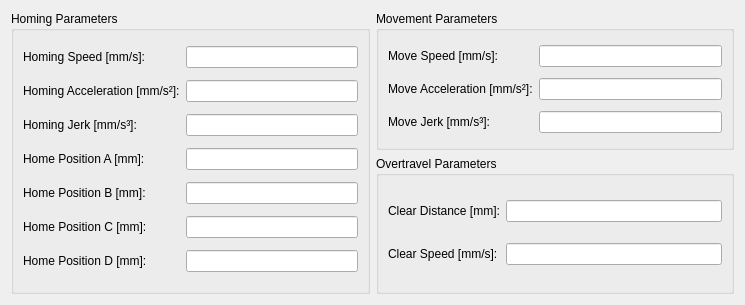
<?xml version="1.0" encoding="UTF-8"?>
<ui version="4.0">
 <class>Form</class>
 <widget class="QWidget" name="Form">
  <property name="geometry">
   <rect>
    <x>0</x>
    <y>0</y>
    <width>745</width>
    <height>305</height>
   </rect>
  </property>
  <property name="windowTitle">
   <string>Form</string>
  </property>
  <property name="locale">
   <locale language="English" country="UnitedStates"/>
  </property>
  <layout class="QGridLayout" name="gridLayout_7">
   <item row="0" column="0" rowspan="2">
    <widget class="QGroupBox" name="groupBox">
     <property name="title">
      <string>Homing Parameters</string>
     </property>
     <layout class="QGridLayout" name="gridLayout_2">
      <item row="0" column="0">
       <widget class="QLabel" name="label_4">
        <property name="text">
         <string>Homing Speed [mm/s]:</string>
        </property>
       </widget>
      </item>
      <item row="0" column="1">
       <widget class="PyDMLineEdit" name="leHomingSpeed">
        <property name="toolTip">
         <string/>
        </property>
        <property name="precision" stdset="0">
         <number>3</number>
        </property>
        <property name="precisionFromPV" stdset="0">
         <bool>true</bool>
        </property>
        <property name="channel" stdset="0">
         <string>ca://und:HomingSpeed</string>
        </property>
        <property name="displayFormat" stdset="0">
         <enum>PyDMLineEdit::Default</enum>
        </property>
       </widget>
      </item>
      <item row="1" column="0">
       <widget class="QLabel" name="label_5">
        <property name="text">
         <string>Homing Acceleration [mm/s²]:</string>
        </property>
       </widget>
      </item>
      <item row="1" column="1">
       <widget class="PyDMLineEdit" name="leHomingAccel">
        <property name="toolTip">
         <string/>
        </property>
        <property name="precision" stdset="0">
         <number>0</number>
        </property>
        <property name="precisionFromPV" stdset="0">
         <bool>true</bool>
        </property>
        <property name="channel" stdset="0">
         <string>ca://und:HomingAccel</string>
        </property>
        <property name="displayFormat" stdset="0">
         <enum>PyDMLineEdit::Default</enum>
        </property>
       </widget>
      </item>
      <item row="2" column="0">
       <widget class="QLabel" name="label_6">
        <property name="text">
         <string>Homing Jerk [mm/s³]:</string>
        </property>
       </widget>
      </item>
      <item row="2" column="1">
       <widget class="PyDMLineEdit" name="leHomingJerk">
        <property name="toolTip">
         <string/>
        </property>
        <property name="precision" stdset="0">
         <number>3</number>
        </property>
        <property name="precisionFromPV" stdset="0">
         <bool>true</bool>
        </property>
        <property name="channel" stdset="0">
         <string>ca://und:HomingJerk</string>
        </property>
        <property name="displayFormat" stdset="0">
         <enum>PyDMLineEdit::Default</enum>
        </property>
       </widget>
      </item>
      <item row="3" column="0">
       <widget class="QLabel" name="label_11">
        <property name="text">
         <string>Home Position A [mm]:</string>
        </property>
       </widget>
      </item>
      <item row="3" column="1">
       <widget class="PyDMLineEdit" name="leHomePosA">
        <property name="toolTip">
         <string/>
        </property>
        <property name="precision" stdset="0">
         <number>3</number>
        </property>
        <property name="precisionFromPV" stdset="0">
         <bool>true</bool>
        </property>
        <property name="channel" stdset="0">
         <string>ca://und:AxisA:HomePos</string>
        </property>
        <property name="displayFormat" stdset="0">
         <enum>PyDMLineEdit::Default</enum>
        </property>
       </widget>
      </item>
      <item row="4" column="0">
       <widget class="QLabel" name="label_12">
        <property name="text">
         <string>Home Position B [mm]:</string>
        </property>
       </widget>
      </item>
      <item row="4" column="1">
       <widget class="PyDMLineEdit" name="leHomePosB">
        <property name="toolTip">
         <string/>
        </property>
        <property name="precision" stdset="0">
         <number>3</number>
        </property>
        <property name="precisionFromPV" stdset="0">
         <bool>true</bool>
        </property>
        <property name="channel" stdset="0">
         <string>ca://und:AxisB:HomePos</string>
        </property>
       </widget>
      </item>
      <item row="5" column="0">
       <widget class="QLabel" name="label_13">
        <property name="text">
         <string>Home Position C [mm]:</string>
        </property>
       </widget>
      </item>
      <item row="5" column="1">
       <widget class="PyDMLineEdit" name="leHomePosC">
        <property name="toolTip">
         <string/>
        </property>
        <property name="precision" stdset="0">
         <number>3</number>
        </property>
        <property name="precisionFromPV" stdset="0">
         <bool>true</bool>
        </property>
        <property name="channel" stdset="0">
         <string>ca://und:AxisC:HomePos</string>
        </property>
       </widget>
      </item>
      <item row="6" column="0">
       <widget class="QLabel" name="label_14">
        <property name="text">
         <string>Home Position D [mm]:</string>
        </property>
       </widget>
      </item>
      <item row="6" column="1">
       <widget class="PyDMLineEdit" name="leHomePosD">
        <property name="toolTip">
         <string/>
        </property>
        <property name="precision" stdset="0">
         <number>0</number>
        </property>
        <property name="precisionFromPV" stdset="0">
         <bool>true</bool>
        </property>
        <property name="channel" stdset="0">
         <string>ca://und:AxisD:HomePos</string>
        </property>
       </widget>
      </item>
     </layout>
    </widget>
   </item>
   <item row="0" column="1">
    <widget class="QGroupBox" name="groupBox_2">
     <property name="title">
      <string>Movement Parameters</string>
     </property>
     <layout class="QGridLayout" name="gridLayout">
      <item row="0" column="0">
       <widget class="QLabel" name="label_2">
        <property name="text">
         <string>Move Speed [mm/s]:</string>
        </property>
       </widget>
      </item>
      <item row="0" column="1">
       <widget class="PyDMLineEdit" name="leMoveSpeed">
        <property name="toolTip">
         <string/>
        </property>
        <property name="precision" stdset="0">
         <number>3</number>
        </property>
        <property name="precisionFromPV" stdset="0">
         <bool>true</bool>
        </property>
        <property name="channel" stdset="0">
         <string>ca://und:MoveSpeed</string>
        </property>
        <property name="displayFormat" stdset="0">
         <enum>PyDMLineEdit::Default</enum>
        </property>
       </widget>
      </item>
      <item row="1" column="0">
       <widget class="QLabel" name="label">
        <property name="text">
         <string>Move Acceleration [mm/s²]:</string>
        </property>
       </widget>
      </item>
      <item row="1" column="1">
       <widget class="PyDMLineEdit" name="leMoveAccel">
        <property name="toolTip">
         <string/>
        </property>
        <property name="precision" stdset="0">
         <number>0</number>
        </property>
        <property name="precisionFromPV" stdset="0">
         <bool>true</bool>
        </property>
        <property name="channel" stdset="0">
         <string>ca://und:MoveAccel</string>
        </property>
        <property name="displayFormat" stdset="0">
         <enum>PyDMLineEdit::Default</enum>
        </property>
       </widget>
      </item>
      <item row="2" column="0">
       <widget class="QLabel" name="label_3">
        <property name="text">
         <string>Move Jerk [mm/s³]:</string>
        </property>
       </widget>
      </item>
      <item row="2" column="1">
       <widget class="PyDMLineEdit" name="leMoveJerk">
        <property name="toolTip">
         <string/>
        </property>
        <property name="precision" stdset="0">
         <number>3</number>
        </property>
        <property name="precisionFromPV" stdset="0">
         <bool>true</bool>
        </property>
        <property name="channel" stdset="0">
         <string>ca://und:MoveJerk</string>
        </property>
        <property name="displayFormat" stdset="0">
         <enum>PyDMLineEdit::Default</enum>
        </property>
       </widget>
      </item>
     </layout>
    </widget>
   </item>
   <item row="1" column="1">
    <widget class="QGroupBox" name="groupBox_3">
     <property name="title">
      <string>Overtravel Parameters</string>
     </property>
     <layout class="QGridLayout" name="gridLayout_3">
      <item row="0" column="0">
       <widget class="QLabel" name="label_7">
        <property name="text">
         <string>Clear Distance [mm]:</string>
        </property>
       </widget>
      </item>
      <item row="0" column="1">
       <widget class="PyDMLineEdit" name="leOvertravelClearDst">
        <property name="toolTip">
         <string/>
        </property>
        <property name="maxLength">
         <number>10</number>
        </property>
        <property name="precision" stdset="0">
         <number>3</number>
        </property>
        <property name="showUnits" stdset="0">
         <bool>false</bool>
        </property>
        <property name="precisionFromPV" stdset="0">
         <bool>true</bool>
        </property>
        <property name="channel" stdset="0">
         <string>ca://und:OvertravelClearDst</string>
        </property>
        <property name="displayFormat" stdset="0">
         <enum>PyDMLineEdit::Default</enum>
        </property>
       </widget>
      </item>
      <item row="1" column="0">
       <widget class="QLabel" name="label_8">
        <property name="text">
         <string>Clear Speed [mm/s]:</string>
        </property>
       </widget>
      </item>
      <item row="1" column="1">
       <widget class="PyDMLineEdit" name="leOvertravelClearSpd">
        <property name="toolTip">
         <string/>
        </property>
        <property name="precision" stdset="0">
         <number>3</number>
        </property>
        <property name="precisionFromPV" stdset="0">
         <bool>true</bool>
        </property>
        <property name="channel" stdset="0">
         <string>ca://und:OvertravelClearSpd</string>
        </property>
        <property name="displayFormat" stdset="0">
         <enum>PyDMLineEdit::Default</enum>
        </property>
       </widget>
      </item>
     </layout>
    </widget>
   </item>
  </layout>
 </widget>
 <customwidgets>
  <customwidget>
   <class>PyDMLineEdit</class>
   <extends>QLineEdit</extends>
   <header>pydm.widgets.line_edit</header>
  </customwidget>
 </customwidgets>
 <resources/>
 <connections/>
</ui>
